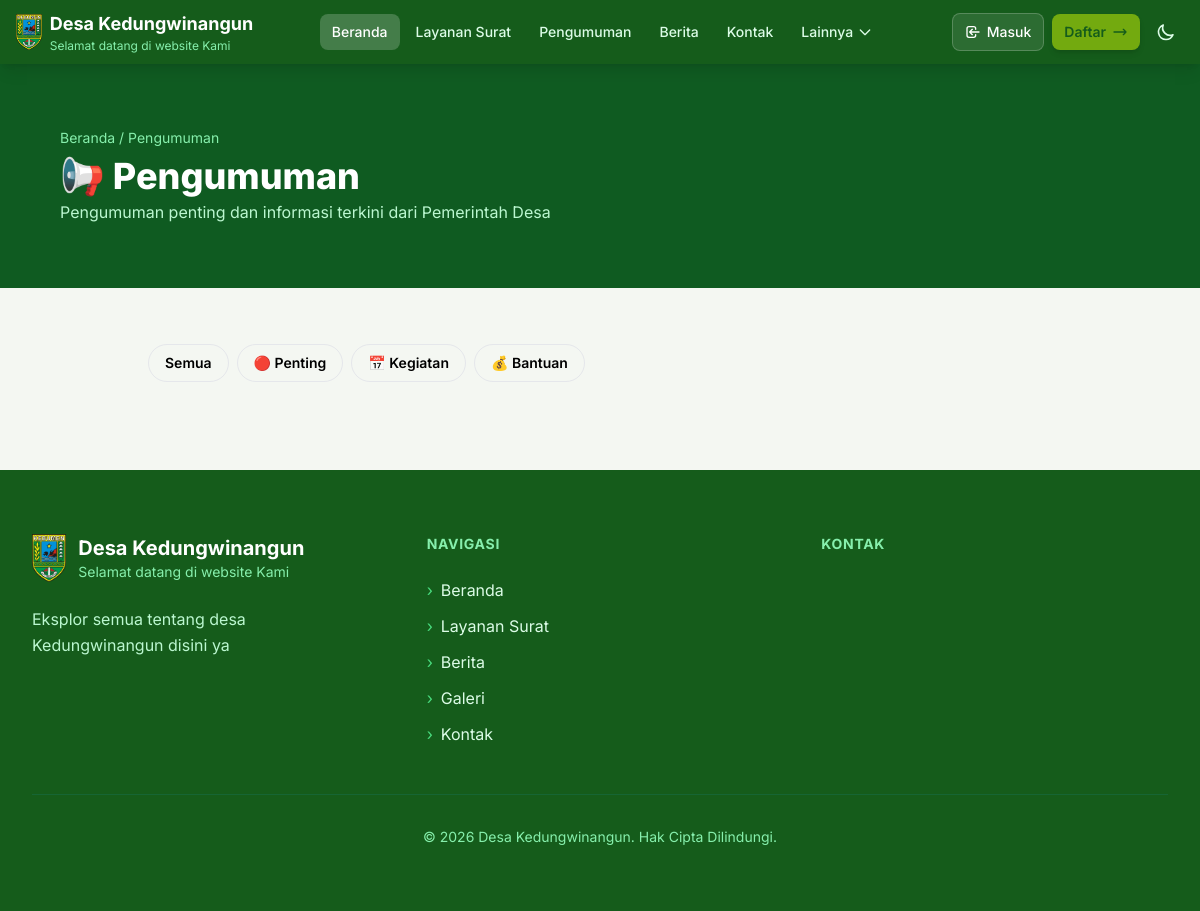
The page /pengumuman on the database its author committed.
### tables this page shows
CREATE TABLE config (
            key TEXT PRIMARY KEY,
            value TEXT
        );

### routes/public.py (the view)
@public_bp.route("/pengumuman")
def pengumuman():
    from datetime import datetime
    try:
        from models import get_all_pages, get_all_pengumuman
        desa_info = get_desa_info_with_maps()
        custom_pages = get_all_pages()
        pengumuman_list = get_all_pengumuman(aktif=1)
        pengumuman = []
        for p in pengumuman_list:
            kategori_labels = {
                'penting': '🔴 Penting',
                'kegiatan': '📅 Kegiatan',
                'bantuan': '💰 Bantuan',
                'umum': '📢 Umum'
            }
            pengumuman.append({
                'id': p['id'],
                'judul': p['judul'],
                'isi': p['isi'],
                'kategori': p['kategori'],
                'kategori_label': kategori_labels.get(p['kategori'], '📢 Umum'),
                'is_penting': bool(p['is_penting']),
                'tanggal': datetime.strptime(p['created_at'][:10], '%Y-%m-%d').strftime('%d %B %Y') if p.get('created_at') else '-',
                'author': p.get('author', 'Pemerintahan Desa'),
                'lampiran': p.get('lampiran') or None,
            })
        return render_template(
            "pengumuman.html",
            page={"title": "Pengumuman"},
            desa=desa_info,
            nav_links=NAV_LINKS,
            tahun=datetime.now().year,
            site_name=desa_info['nama'],
            site_tagline=desa_info['tagline'],
            site_description=desa_info['deskripsi'],
            custom_pages=custom_pages,
            pengumuman=pengumuman,
        )
    except Exception as e:
        logger.error(f"Error loading pengumuman page: {str(e)}")
        flash('Terjadi kesalahan saat memuat halaman pengumuman', 'error')
        return redirect(url_for('public.index'))

### app.py (called while the page is built)
@app.context_processor
def inject_openrouter_key():
    return {
        'openrouter_api_key': environ.get('OPENROUTER_API_KEY', '')
    }

@app.context_processor
def inject_custom_pages():
    from models import get_all_pages
    return {'custom_pages_nav': get_all_pages()}

### models.py (called while the page is built)
def get_db_connection():
    conn = sqlite3.connect(Config.DB_NAME)
    conn.row_factory = sqlite3.Row
    return conn

def get_config(key, default=None):
    try:
        conn = get_db_connection()
        cursor = conn.cursor()
        cursor.execute('SELECT value FROM config WHERE key = ?', (key,))
        row = cursor.fetchone()
        conn.close()
        return row['value'] if row else (default if default is not None else DEFAULT_CONFIG.get(key, ''))
    except Exception as e:
        logger.error(f"Error getting config '{key}': {str(e)}")
        return default if default is not None else DEFAULT_CONFIG.get(key, '')

def get_desa_info():
    return {
        "nama": get_config("website_nama", DEFAULT_CONFIG["website_nama"]),
        "tagline": get_config("website_tagline", DEFAULT_CONFIG["website_tagline"]),
        "deskripsi": get_config("website_deskripsi", DEFAULT_CONFIG["website_deskripsi"]),
        "jumlah_dusun": 6,
        "jumlah_kasi": 3,
        "jumlah_kepala_desa": 1,
    }

def get_all_pages():
    try:
        conn = get_db_connection()
        cursor = conn.cursor()
        cursor.execute('SELECT * FROM pages WHERE active = 1 ORDER BY order_num ASC, title ASC')
        pages = [dict(row) for row in cursor.fetchall()]
        conn.close()
        return pages
    except Exception as e:
        logger.error(f"Error getting all pages: {str(e)}")
        return []

def get_all_pengumuman(aktif=None):
    try:
        conn = get_db_connection()
        cursor = conn.cursor()
        if aktif is not None:
            cursor.execute('SELECT * FROM pengumuman WHERE aktif = ? ORDER BY created_at DESC', (aktif,))
        else:
            cursor.execute('SELECT * FROM pengumuman ORDER BY created_at DESC')
        items = [dict(row) for row in cursor.fetchall()]
        conn.close()
        return items
    except Exception as e:
        logger.error(f"Error getting all pengumuman: {str(e)}")
        return []

### routes/public.py (called while the page is built)
def get_desa_info_with_maps():
    info = get_desa_info()
    info['maps_embed_url'] = MAPS_EMBED_URL
    info['dusun'] = DUSUN_DATA
    return info

### templates/pengumuman.html (shortened to what this page needs)
<!DOCTYPE html>
<html lang="id">
<head>
    <script src="https://cdn.tailwindcss.com"></script>
    <link rel="stylesheet" href="{{ url_for('static', filename='styles.css') }}">
</head>
<body>
    {% include 'partials/navbar.html' %}
    <div class="bg-[#0F5B21] px-6 py-10 md:px-[5%] md:py-16 text-white">
        <p class="text-xs md:text-sm text-green-300 mb-2">
            <a href="{{ url_for('public.index') }}" class="hover:underline">Beranda</a> / Pengumuman
        </p>
        <h1 class="text-2xl md:text-4xl font-extrabold">📢 Pengumuman</h1>
        <p class="text-sm md:text-base text-green-200 mt-1">Pengumuman penting dan informasi terkini dari Pemerintah Desa</p>
    </div>
    <div class="px-6 py-10 md:px-[5%] md:py-14 max-w-5xl mx-auto">
        <div class="flex flex-wrap gap-2 mb-8">
            <button @click="filter = 'all'" :class="filter === 'all' ? 'bg-[#155C1B] text-white' : 'bg-white text-gray-600 hover:bg-gray-50'"
                    class="px-4 py-2 rounded-full text-sm font-semibold transition-all border border-gray-200">
                Semua
            </button>
            <button @click="filter = 'penting'" :class="filter === 'penting' ? 'bg-red-500 text-white' : 'bg-white text-gray-600 hover:bg-gray-50'"
                    class="px-4 py-2 rounded-full text-sm font-semibold transition-all border border-gray-200">
                🔴 Penting
            </button>
            <button @click="filter = 'kegiatan'" :class="filter === 'kegiatan' ? 'bg-blue-500 text-white' : 'bg-white text-gray-600 hover:bg-gray-50'"
                    class="px-4 py-2 rounded-full text-sm font-semibold transition-all border border-gray-200">
                📅 Kegiatan
            </button>
            <button @click="filter = 'bantuan'" :class="filter === 'bantuan' ? 'bg-yellow-500 text-white' : 'bg-white text-gray-600 hover:bg-gray-50'"
                    class="px-4 py-2 rounded-full text-sm font-semibold transition-all border border-gray-200">
                💰 Bantuan
            </button>
        </div>
    </div>
    {% include 'partials/footer.html' %}
</body>
</html>

### templates/partials/navbar.html (shortened to what this page needs)
<nav class="bg-[#155C1B] sticky top-0 z-50 shadow-lg">
    <div class="max-w-7xl mx-auto px-4">
        <div class="flex items-center justify-between h-14 md:h-16">
            <a href="{{ url_for('public.index') }}" class="flex items-center gap-2">
                <img src="{{ url_for('static', filename='images/kebumen.png') }}" alt="Logo" class="h-9 w-auto">
                <div class="hidden sm:block">
                    <div class="text-white font-bold text-sm md:text-lg">{{ site_name or 'Desa' }}</div>
                    <div class="text-green-300 text-[10px] md:text-xs">{{ site_tagline or '' }}</div>
                </div>
            </a>
            <div class="hidden lg:flex items-center gap-1">
                {% for link in nav_links %}
                <a href="{{ link.href }}" class="px-3 py-2 rounded-lg text-sm font-medium transition-colors
                       {% if link.active %}bg-white/20 text-white{% else %}text-green-100 hover:bg-white/10 hover:text-white{% endif %}">
                    {{ link.label }}
                </a>
                {% endfor %}
                <div class="relative" x-data="{ open: false }">
                    <button @click="open = !open" @click.away="open = false"
                            class="px-3 py-2 rounded-lg text-sm font-medium transition-colors flex items-center gap-1 text-green-100 hover:bg-white/10 hover:text-white">
                        Lainnya
                        <svg class="w-4 h-4 transition-transform" :class="{'rotate-180': open}" fill="none" stroke="currentColor" viewBox="0 0 24 24">
                            <path stroke-linecap="round" stroke-linejoin="round" stroke-width="2" d="M19 9l-7 7-7-7"/>
                        </svg>
                    </button>
                </div>
            </div>
            <div class="flex items-center gap-1 md:gap-2">
                {% if not session.user_logged_in %}
                <div class="hidden md:flex items-center gap-2">
                    <a href="{{ url_for('user.login') }}" class="flex items-center gap-1.5 px-3 py-2 rounded-lg text-white text-sm font-medium bg-white/10 hover:bg-white/20 border border-white/20 transition-all">
                        <svg class="w-4 h-4" fill="none" stroke="currentColor" viewBox="0 0 24 24">
                            <path stroke-linecap="round" stroke-linejoin="round" stroke-width="2" d="M11 16l-4-4m0 0l4-4m-4 4h14m-5 4v1a3 3 0 01-3 3H6a3 3 0 01-3-3V7a3 3 0 013-3h7a3 3 0 013 3v1"/>
                        </svg>
                        Masuk
                    </a>
                    <a href="{{ url_for('user.register') }}" class="flex items-center gap-1.5 px-3 py-2 rounded-lg text-[#155C1B] text-sm font-semibold bg-[#73AA0F] hover:bg-[#63930b] shadow-md transition-all">
                        Daftar
                        <svg class="w-4 h-4" fill="none" stroke="currentColor" viewBox="0 0 24 24">
                            <path stroke-linecap="round" stroke-linejoin="round" stroke-width="2" d="M17 8l4 4m0 0l-4 4m4-4H3"/>
                        </svg>
                    </a>
                </div>
                {% endif %}
                <button id="btn-dark" class="p-2 rounded-lg text-green-100 hover:bg-white/10 transition-colors" aria-label="Dark mode">
                    <svg id="icon-moon" class="w-5 h-5" fill="none" stroke="currentColor" viewBox="0 0 24 24">
                        <path stroke-linecap="round" stroke-linejoin="round" stroke-width="2" d="M20.354 15.354A9 9 0 018.646 3.646 9.003 9.003 0 0012 21a9.003 9.003 0 008.354-5.646z"/>
                    </svg>
                </button>
            </div>
        </div>
    </div>
</nav>

### templates/partials/footer.html (shortened to what this page needs)
<footer class="bg-[#155C1B] text-white">
    <div class="max-w-7xl mx-auto px-4 sm:px-6 lg:px-8 py-16">
        <div class="grid grid-cols-1 md:grid-cols-3 gap-12">
            <div class="reveal-footer">
                <a href="{{ url_for('public.index') }}" class="flex items-center gap-3 mb-6 group">
                    <img src="{{ url_for('static', filename='images/kebumen.png') }}" alt="Logo" class="h-12 w-auto transition-transform duration-300 group-hover:scale-105">
                    <div>
                        <h3 class="font-bold text-xl">{{ site_name or 'Desa' }}</h3>
                        <p class="text-green-300 text-sm">{{ site_tagline or '' }}</p>
                    </div>
                </a>
                <p class="text-green-200 leading-relaxed mb-6">{{ site_description or '' }}</p>
            </div>
            <div class="reveal-footer" style="transition-delay: 0.1s;">
                <h4 class="font-bold text-lg mb-6 text-green-300 uppercase tracking-wider text-sm">Navigasi</h4>
                <ul class="space-y-3">
                    <li>
                        <a href="{{ url_for('public.index') }}" class="text-green-100 hover:text-white transition-colors duration-200 flex items-center gap-2 group">
                            <span class="text-green-400 group-hover:translate-x-1 transition-transform duration-200">›</span>
                            Beranda
                        </a>
                    </li>
                    <li>
                        <a href="{{ url_for('public.layanan') }}" class="text-green-100 hover:text-white transition-colors duration-200 flex items-center gap-2 group">
                            <span class="text-green-400 group-hover:translate-x-1 transition-transform duration-200">›</span>
                            Layanan Surat
                        </a>
                    </li>
                    <li>
                        <a href="{{ url_for('public.berita') }}" class="text-green-100 hover:text-white transition-colors duration-200 flex items-center gap-2 group">
                            <span class="text-green-400 group-hover:translate-x-1 transition-transform duration-200">›</span>
                            Berita
                        </a>
                    </li>
                    <li>
                        <a href="{{ url_for('public.galeri') }}" class="text-green-100 hover:text-white transition-colors duration-200 flex items-center gap-2 group">
                            <span class="text-green-400 group-hover:translate-x-1 transition-transform duration-200">›</span>
                            Galeri
                        </a>
                    </li>
                    <li>
                        <a href="{{ url_for('public.kontak') }}" class="text-green-100 hover:text-white transition-colors duration-200 flex items-center gap-2 group">
                            <span class="text-green-400 group-hover:translate-x-1 transition-transform duration-200">›</span>
                            Kontak
                        </a>
                    </li>
                </ul>
            </div>
            <div class="reveal-footer" style="transition-delay: 0.2s;">
                <h4 class="font-bold text-lg mb-6 text-green-300 uppercase tracking-wider text-sm">Kontak</h4>
            </div>
        </div>
        <div class="mt-12 pt-8 border-t border-green-800 text-center">
            <p class="text-green-300 text-sm">© {{ tahun }} {{ site_name or 'Desa' }}. Hak Cipta Dilindungi.</p>
        </div>
    </div>
</footer>

### static/styles.css (style rules this page uses)
*, *::before, *::after { box-sizing: border-box; }

### templates/pengumuman.html (style rules this page uses)
* { margin: 0; padding: 0; box-sizing: border-box; }
body { font-family: 'Inter', sans-serif; background: #f4f7f2; }

### rows shown on the page
config: value "Desa Kedungwinangun"
config: value "Selamat datang di website Kami"
config: value "Eksplor semua tentang desa Kedungwinangun disini ya"

### other values the page prints
{{ link.label }} "Beranda" "Layanan Surat" "Pengumuman" "Berita" "Kontak"
